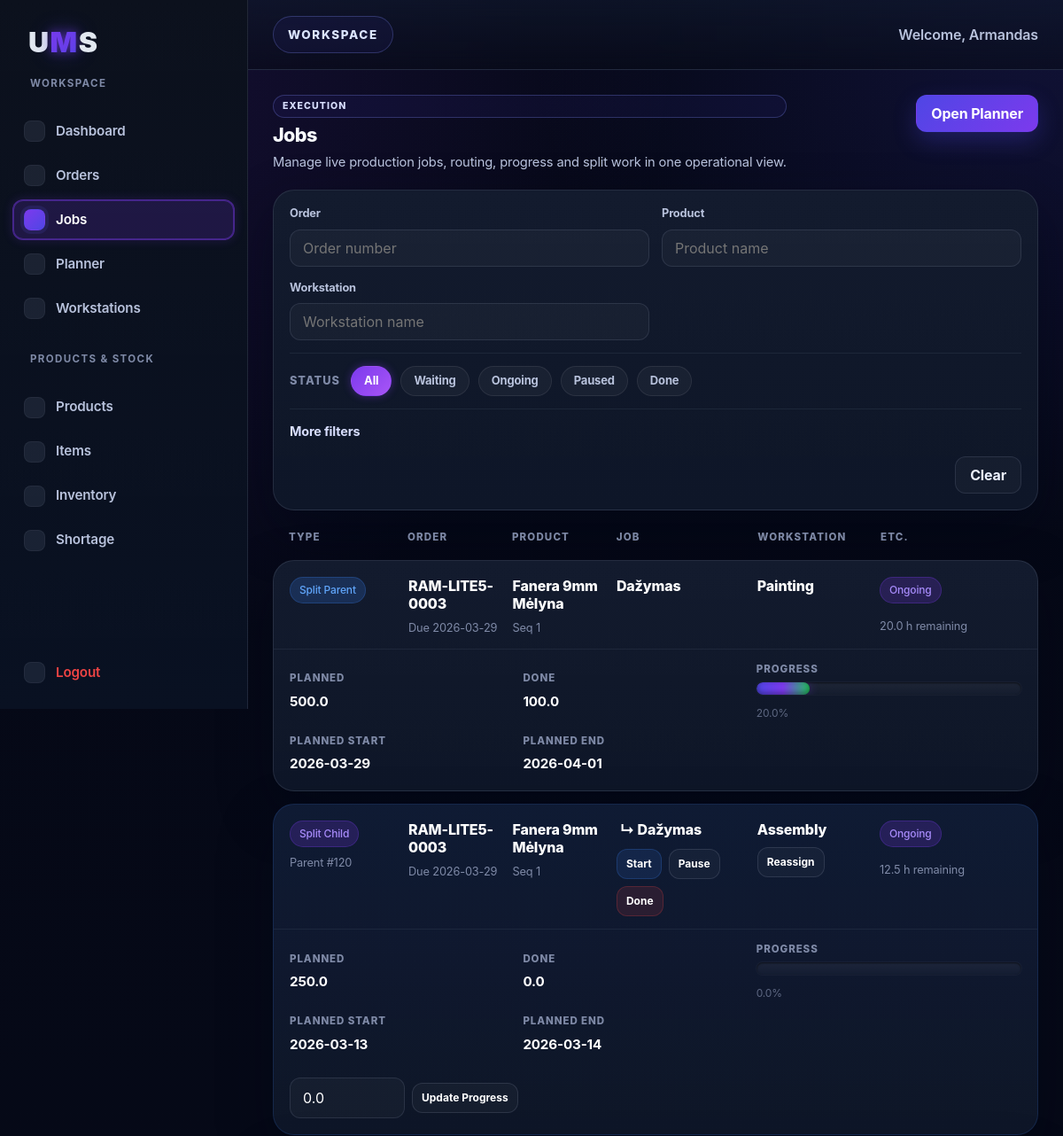
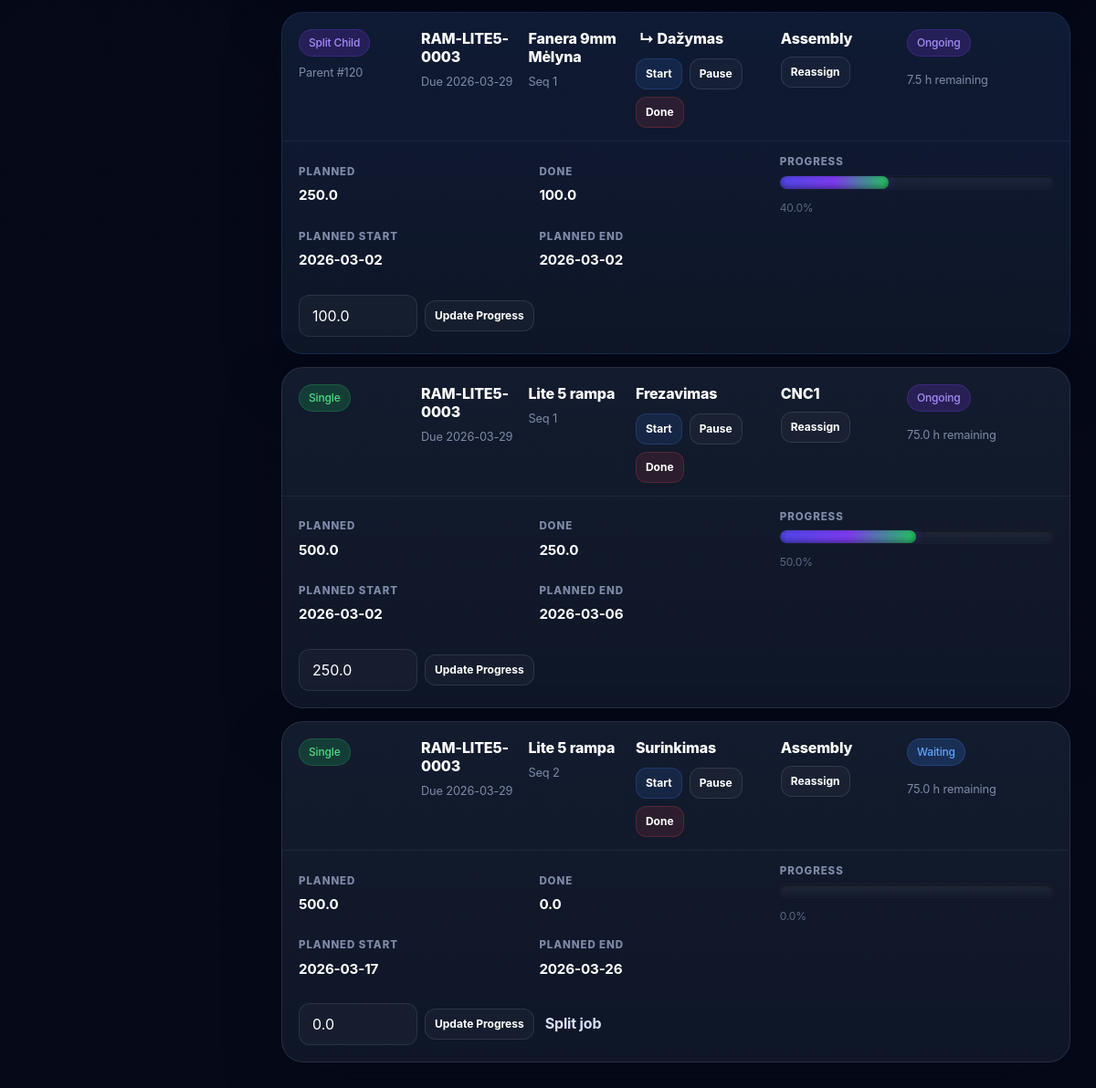
/jobs (signed in), run on an earlier commit of the app's database (2 pictures, top to bottom).
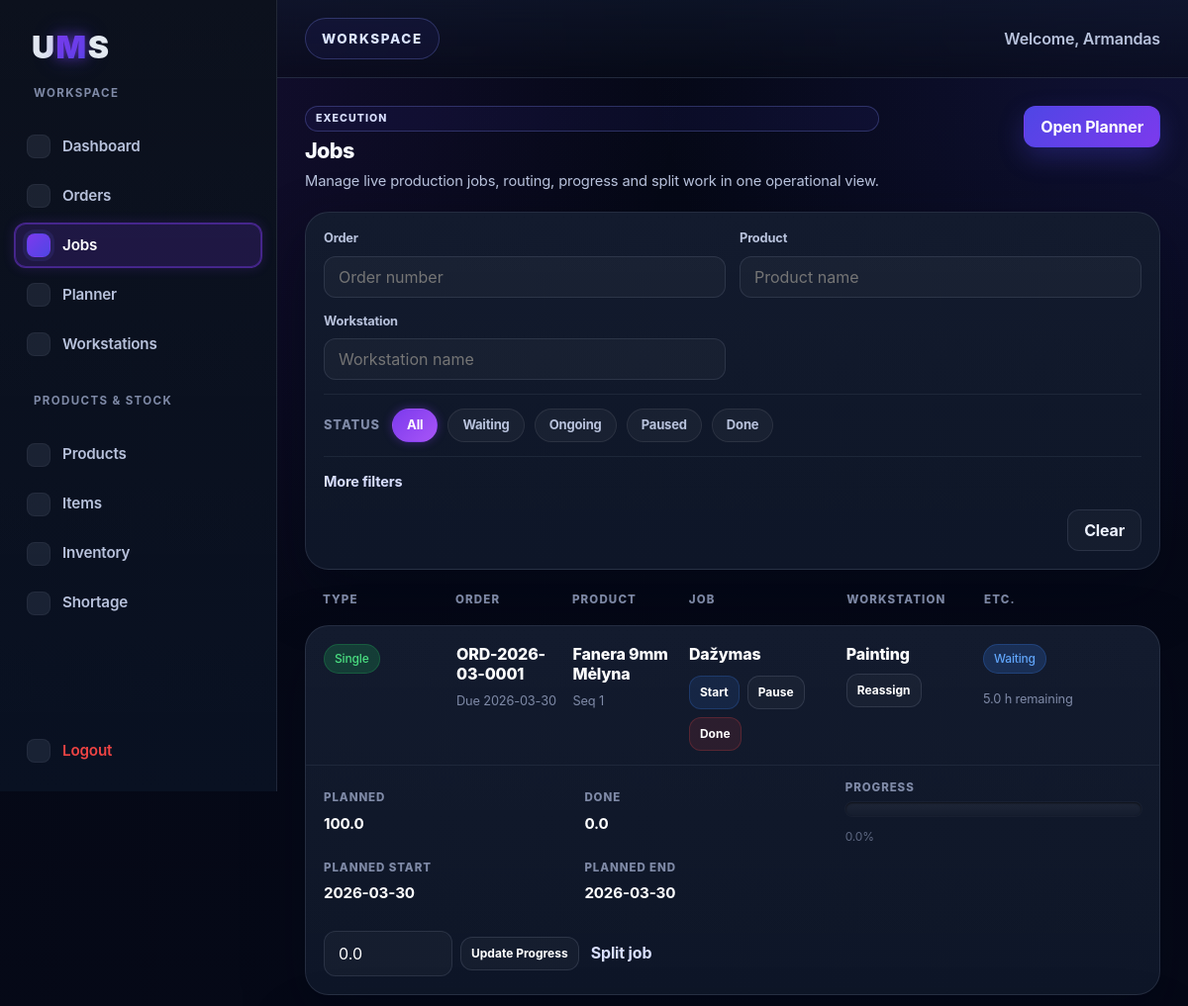
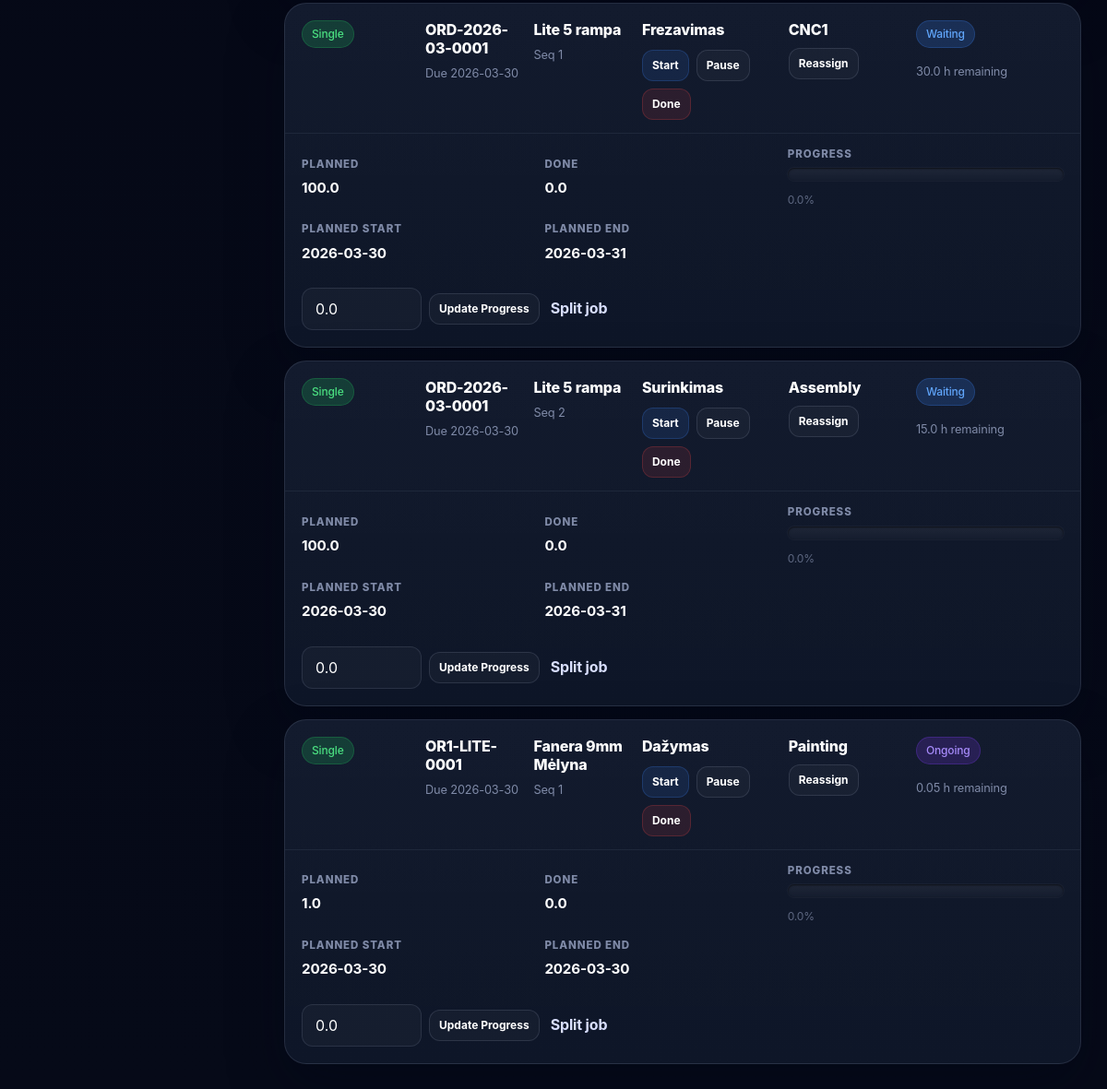
And on a later commit of the database (2 pictures, top to bottom).
### tables this page shows
CREATE TABLE order_jobs (
    id INTEGER PRIMARY KEY AUTOINCREMENT,
    order_id INTEGER NOT NULL,
    product_job_template_id INTEGER,
    workstation_id INTEGER NOT NULL,
    job_name TEXT NOT NULL,
    sequence INTEGER NOT NULL,
    planned_quantity REAL NOT NULL,
    completed_quantity REAL NOT NULL DEFAULT 0,
    estimated_hours REAL NOT NULL,
    status TEXT NOT NULL DEFAULT 'Waiting', job_product_id INTEGER, planned_start TEXT, planned_end TEXT, parent_job_id INTEGER, is_split_child INTEGER NOT NULL DEFAULT 0,
    FOREIGN KEY (order_id) REFERENCES orders(id),
    FOREIGN KEY (workstation_id) REFERENCES workstations(id)
);

CREATE TABLE orders (
        id INTEGER PRIMARY KEY AUTOINCREMENT,
        order_number TEXT,
        customer TEXT,
        status TEXT,
        due_date TEXT,
        priority TEXT
    , product_id INTEGER, quantity REAL DEFAULT 1, materials_reserved INTEGER NOT NULL DEFAULT 0);

CREATE TABLE products (
        id INTEGER PRIMARY KEY AUTOINCREMENT,
        product_code TEXT NOT NULL,
        product_name TEXT NOT NULL,
        description TEXT,
        measurement_unit TEXT NOT NULL
    , time_per_unit REAL NOT NULL DEFAULT 0, stock_quantity REAL NOT NULL DEFAULT 0);

CREATE TABLE workstations (
        id INTEGER PRIMARY KEY AUTOINCREMENT,
        name TEXT NOT NULL,
        description TEXT,
        hours_per_shift REAL NOT NULL DEFAULT 8,
        shifts_per_day INTEGER NOT NULL DEFAULT 1,
        working_days_per_month INTEGER NOT NULL DEFAULT 20
    , color TEXT NOT NULL DEFAULT '#3b82f6');

### app.py (the view)
@app.route("/jobs")
def jobs():
    if not is_logged_in():
        return redirect(url_for("login"))
    order_number = request.args.get("order_number", "").strip()
    product_name = request.args.get("product_name", "").strip()
    job_name = request.args.get("job_name", "").strip()
    workstation = request.args.get("workstation", "").strip()
    workstation_text = request.args.get("workstation_text", "").strip()
    due_date_from = request.args.get("due_date_from", "").strip()
    due_date_to = request.args.get("due_date_to", "").strip()
    selected_statuses = request.args.getlist("status")
    selected_statuses = [s.strip() for s in selected_statuses if s.strip()]
    statuses = selected_statuses[:]
    if "All" in statuses:
        statuses = []
    conn = sqlite3.connect("database.db")
    cursor = conn.cursor()
    query = """
        SELECT
            oj.id,
            o.order_number,
            jp.product_name,
            oj.job_name,
            w.name,
            oj.workstation_id,
            oj.sequence,
            oj.planned_quantity,
            oj.completed_quantity,
            oj.estimated_hours,
            oj.status,
            o.due_date,
            oj.planned_start,
            oj.planned_end,
            oj.parent_job_id,
            oj.is_split_child,
            (
                SELECT COUNT(*)
                FROM order_jobs child
                WHERE child.parent_job_id = oj.id
                  AND child.is_split_child = 1
            ) AS child_count
        FROM order_jobs oj
        JOIN orders o ON oj.order_id = o.id
        LEFT JOIN products jp ON oj.job_product_id = jp.id
        JOIN workstations w ON oj.workstation_id = w.id
    """
    conditions = []
    params = []
    if order_number:
        conditions.append("o.order_number LIKE ?")
        params.append(f"%{order_number}%")
    if product_name:
        conditions.append("jp.product_name LIKE ?")
        params.append(f"%{product_name}%")
    if job_name:
        conditions.append("oj.job_name LIKE ?")
        params.append(f"%{job_name}%")
    if workstation:
        conditions.append("CAST(oj.workstation_id AS TEXT) = ?")
        params.append(workstation)
    if workstation_text:
        conditions.append("w.name LIKE ?")
        params.append(f"%{workstation_text}%")
    if statuses:
        placeholders = ",".join("?" for _ in statuses)
        conditions.append(f"oj.status IN ({placeholders})")
        params.extend(statuses)
    if due_date_from:
        conditions.append("o.due_date >= ?")
        params.append(due_date_from)
    if due_date_to:
        conditions.append("o.due_date <= ?")
        params.append(due_date_to)
    if conditions:
        query += " WHERE " + " AND ".join(conditions)
    query += """
        ORDER BY
            o.id DESC,
            CASE WHEN oj.parent_job_id IS NULL THEN oj.id ELSE oj.parent_job_id END ASC,
            oj.is_split_child ASC,
            oj.id ASC
    """
    cursor.execute(query, params)
    rows = cursor.fetchall()
    jobs = []
    for row in rows:
        job_id = row[0]
        child_count = int(row[16] or 0)
        jobs.append({
            "id": job_id,
            "order_number": row[1],
            "product_name": row[2] if row[2] else "-",
            "job_name": row[3],
            "workstation": row[4],
            "workstation_id": row[5],
            "sequence": row[6],
            "planned_quantity": row[7],
            "completed_quantity": row[8],
            "estimated_hours": row[9],
            "status": row[10],
            "due_date": row[11],
            "planned_start": row[12],
            "planned_end": row[13],
            "parent_job_id": row[14],
            "is_split_child": int(row[15] or 0),
            "child_count": child_count,
            "can_start": can_start_job(cursor, job_id) if child_count == 0 else False
        })
    cursor.execute("""
        SELECT id, name
        FROM workstations
        ORDER BY name ASC
    """)
    ws_rows = cursor.fetchall()
    workstations = []
    for w in ws_rows:
        workstations.append({
            "id": w[0],
            "name": w[1]
        })
    conn.close()
    filters = {
        "order_number": order_number,
        "product_name": product_name,
        "job_name": job_name,
        "workstation": workstation,
        "workstation_text": workstation_text,
        "status": selected_statuses,
        "due_date_from": due_date_from,
        "due_date_to": due_date_to
    }
    return render_template(
        "jobs.html",
        jobs=jobs,
        workstations=workstations,
        filters=filters,
        active_page="jobs"
    )

### templates/jobs.html (shortened to what this page needs)
{% extends "base.html" %}
{% block content %}
<div class="jobs-header">
  <div class="jobs-header-left">
    <span class="eyebrow-label">Execution</span>
    <h1>Jobs</h1>
    <p>Manage live production jobs, routing, progress and split work in one operational view.</p>
  </div>
  <div class="jobs-header-right">
    <a href="{{ url_for('planner') }}" class="dashboard-btn primary">Open Planner</a>
  </div>
</div>
<div class="dashboard-form-card section-spacing jobs-filter-card">
  <form method="GET" action="{{ url_for('jobs') }}" class="order-form">
    <div class="jobs-filter-grid jobs-filter-grid-compact">
      <div class="form-group">
        <label for="order_number">Order</label>
        <input type="text" id="order_number" name="order_number" value="{{ filters.order_number }}" placeholder="Order number">
      </div>
      <div class="form-group">
        <label for="product_name">Product</label>
        <input type="text" id="product_name" name="product_name" value="{{ filters.product_name }}" placeholder="Product name">
      </div>
      <div class="form-group">
        <label for="workstation_text">Workstation</label>
        <input type="text" id="workstation_text" name="workstation_text" value="{{ request.args.get('workstation_text', '') }}" placeholder="Workstation name">
      </div>
    </div>
    <div class="jobs-status-pills">
      <span class="jobs-status-label">Status</span>
      <label class="jobs-pill-option">
        <span>All</span>
      </label>
      <label class="jobs-pill-option">
        <span>Waiting</span>
      </label>
      <label class="jobs-pill-option">
        <span>Ongoing</span>
      </label>
      <label class="jobs-pill-option">
        <span>Paused</span>
      </label>
      <label class="jobs-pill-option">
        <span>Done</span>
      </label>
    </div>
    <details class="jobs-more-filters">
      <summary>More filters</summary>
    </details>
    <div class="form-actions">
      <a href="{{ url_for('jobs') }}" class="dashboard-btn secondary">Clear</a>
    </div>
  </form>
</div>
<div class="jobs-board">
  <div class="jobs-board-header">
    <div class="jobs-board-head jobs-col-type">Type</div>
    <div class="jobs-board-head jobs-col-order">Order</div>
    <div class="jobs-board-head jobs-col-product">Product</div>
    <div class="jobs-board-head jobs-col-job">Job</div>
    <div class="jobs-board-head jobs-col-workstation">Workstation</div>
    <div class="jobs-board-head jobs-col-meta">Etc.</div>
  </div>
  <div class="jobs-board-body">
    {% if jobs %}
      {% for job in jobs %}
        {% set total_hours = (job.estimated_hours * (job.planned_quantity - job.completed_quantity)) | round(2) %}
        {% if total_hours < 0 %}{% set total_hours = 0 %}{% endif %}
        {% set progress_percent = ((job.completed_quantity / job.planned_quantity) * 100) if job.planned_quantity > 0 else 0 %}
        {% set progress_width = progress_percent if progress_percent < 100 else 100 %}
        {% set status_class = "" %}
        {% if job.status == "Waiting" %}
          {% set status_class = "waiting" %}
        {% elif job.status == "Ongoing" %}
          {% set status_class = "in-progress" %}
        {% elif job.status == "Done" %}
          {% set status_class = "completed" %}
        {% elif job.status == "Paused" %}
          {% set status_class = "delayed" %}
        {% endif %}
        <article class="job-row-card {% if job.is_split_child %}job-row-split-child{% endif %}">
          <div class="job-row-top">
            <div class="job-cell jobs-col-type">
              {% if job.is_split_child %}
                <span class="status-badge in-progress">Split Child</span>
                <div class="subtle-meta">Parent #{{ job.parent_job_id }}</div>
              {% elif job.child_count > 0 %}
                <span class="status-badge waiting">Split Parent</span>
              {% else %}
                <span class="status-badge completed">Single</span>
              {% endif %}
            </div>
            <div class="job-cell jobs-col-order">
              <div class="job-main-value">{{ job.order_number }}</div>
              <div class="subtle-meta">Due {{ job.due_date }}</div>
            </div>
            <div class="job-cell jobs-col-product">
              <div class="job-main-value">{{ job.product_name }}</div>
              <div class="subtle-meta">Seq {{ job.sequence }}</div>
            </div>
            <div class="job-cell jobs-col-job">
              <div class="job-name-wrap">
                {% if job.is_split_child %}
                  <span class="job-name-indent">↳ {{ job.job_name }}</span>
                {% else %}
                  <span>{{ job.job_name }}</span>
                {% endif %}
              </div>
              <div class="job-row-actions">
                {% if job.child_count == 0 %}
                  <div class="job-action-cluster">
                    <form method="POST" action="{{ url_for('update_job_status', job_id=job.id, new_status='Ongoing') }}" class="inline-form">
                      <button type="submit" class="table-action-btn btn-edit job-micro-btn" {% if not job.can_start %}disabled title="Previous sequence jobs must be Done first"{% endif %}>Start</button>
                    </form>
                    <form method="POST" action="{{ url_for('update_job_status', job_id=job.id, new_status='Paused') }}" class="inline-form">
                      <button type="submit" class="table-action-btn btn-neutral job-micro-btn">Pause</button>
                    </form>
                    <form method="POST" action="{{ url_for('update_job_status', job_id=job.id, new_status='Done') }}" class="inline-form">
                      <button type="submit" class="table-action-btn btn-delete job-micro-btn">Done</button>
                    </form>
                  </div>
                {% endif %}
              </div>
            </div>
            <div class="job-cell jobs-col-workstation">
              <div class="job-main-value">{{ job.workstation }}</div>
              {% if job.child_count == 0 %}
                <div class="custom-dropdown" data-job-id="{{ job.id }}">
                  <button type="button" class="dropdown-trigger table-action-btn btn-neutral job-micro-btn">
                    Reassign
                  </button>
                </div>
              {% endif %}
            </div>
            <div class="job-cell jobs-col-meta">
              <div class="job-meta-stack">
                <span class="status-badge {{ status_class }}">{{ job.status }}</span>
                <div class="subtle-meta">{{ total_hours }} h remaining</div>
              </div>
            </div>
          </div>
          <div class="job-row-bottom">
            <div class="job-bottom-grid">
              <div class="job-mini-block">
                <span class="job-mini-label">Planned</span>
                <strong>{{ job.planned_quantity }}</strong>
              </div>
              <div class="job-mini-block">
                <span class="job-mini-label">Done</span>
                <strong>{{ job.completed_quantity }}</strong>
              </div>
              <div class="job-mini-block job-progress-block">
                <span class="job-mini-label">Progress</span>
                <div class="progress-track">
                  <div class="progress-fill" style="width: {{ progress_width }}%;"></div>
                </div>
                <div class="subtle-meta">{{ progress_percent | round(0) }}%</div>
              </div>
              <div class="job-mini-block">
                <span class="job-mini-label">Planned Start</span>
                <strong>{{ job.planned_start if job.planned_start else "-" }}</strong>
              </div>
              <div class="job-mini-block">
                <span class="job-mini-label">Planned End</span>
                <strong>{{ job.planned_end if job.planned_end else "-" }}</strong>
              </div>
            </div>
            {% if job.child_count == 0 %}
              <div class="job-bottom-tools">
                <form method="POST" action="{{ url_for('update_job_progress', job_id=job.id) }}" class="job-progress-inline job-progress-inline-compact">
                  <input type="number" step="0.01" min="0" max="{{ job.planned_quantity }}" name="completed_quantity" value="{{ job.completed_quantity }}">
                  <button type="submit" class="table-action-btn btn-neutral job-micro-btn">Update Progress</button>
                </form>
                {% if not job.is_split_child and job.child_count == 0 and job.completed_quantity == 0 %}
                  <details class="split-details split-details-compact">
                    <summary>Split job</summary>
                  </details>
                {% endif %}
              </div>
            {% endif %}
          </div>
        </article>
      {% endfor %}
    {% else %}
      <div class="dashboard-table-card">
        <div class="empty-table-message">No jobs found.</div>
      </div>
    {% endif %}
  </div>
</div>
{% endblock %}

What changed in the data, as far as the page shows it:
removed order_jobs: is_split_child "Split Parent", order_number "RAM-LITE5-0003", due_date "2026-03-29", product_name "Fanera 9mm Mėlyna", sequence "1", job_name "Dažymas", workstation "Painting", status "Ongoing", total_hours "20.0", planned_quantity "500.0", completed_quantity "100.0", progress_percent "20.0", planned_start "2026-03-29", planned_end "2026-04-01"
removed order_jobs: parent_job_id "120", order_number "RAM-LITE5-0003", due_date "2026-03-29", product_name "Fanera 9mm Mėlyna", sequence "1", job_name "Dažymas", workstation "Assembly", status "Ongoing", total_hours "12.5", planned_quantity "250.0", completed_quantity "0.0", planned_start "2026-03-13", planned_end "2026-03-14", is_split_child 1 (drawn)
removed order_jobs: parent_job_id "120", order_number "RAM-LITE5-0003", due_date "2026-03-29", product_name "Fanera 9mm Mėlyna", sequence "1", job_name "Dažymas", workstation "Assembly", status "Ongoing", total_hours "7.5", planned_quantity "250.0", completed_quantity "100.0", progress_percent "40.0", planned_start "2026-03-02", planned_end "2026-03-02", is_split_child 1 (drawn)
removed order_jobs: is_split_child "Single", order_number "RAM-LITE5-0003", due_date "2026-03-29", product_name "Lite 5 rampa", sequence "1", job_name "Frezavimas", workstation "CNC1", status "Ongoing", total_hours "75.0", planned_quantity "500.0", completed_quantity "250.0", progress_percent "50.0", planned_start "2026-03-02", planned_end "2026-03-06"
removed order_jobs: is_split_child "Single", order_number "RAM-LITE5-0003", due_date "2026-03-29", product_name "Lite 5 rampa", sequence "2", job_name "Surinkimas", workstation "Assembly", status "Waiting", total_hours "75.0", planned_quantity "500.0", completed_quantity "0.0", planned_start "2026-03-17", planned_end "2026-03-26"
added order_jobs: is_split_child "Single", order_number "ORD-2026-03-0001", due_date "2026-03-30", product_name "Fanera 9mm Mėlyna", sequence "1", job_name "Dažymas", workstation "Painting", status "Waiting", total_hours "5.0", planned_quantity "100.0", completed_quantity "0.0", planned_start "2026-03-30", planned_end "2026-03-30"
added order_jobs: is_split_child "Single", order_number "ORD-2026-03-0001", due_date "2026-03-30", product_name "Lite 5 rampa", sequence "1", job_name "Frezavimas", workstation "CNC1", status "Waiting", total_hours "30.0", planned_quantity "100.0", completed_quantity "0.0", planned_start "2026-03-30", planned_end "2026-03-31"
added order_jobs: is_split_child "Single", order_number "ORD-2026-03-0001", due_date "2026-03-30", product_name "Lite 5 rampa", sequence "2", job_name "Surinkimas", workstation "Assembly", status "Waiting", total_hours "15.0", planned_quantity "100.0", completed_quantity "0.0", planned_start "2026-03-30", planned_end "2026-03-31"
added order_jobs: is_split_child "Single", order_number "OR1-LITE-0001", due_date "2026-03-30", product_name "Fanera 9mm Mėlyna", sequence "1", job_name "Dažymas", workstation "Painting", status "Ongoing", estimated_hours "0.05", planned_quantity "1.0", completed_quantity "0.0", planned_start "2026-03-30", planned_end "2026-03-30"
